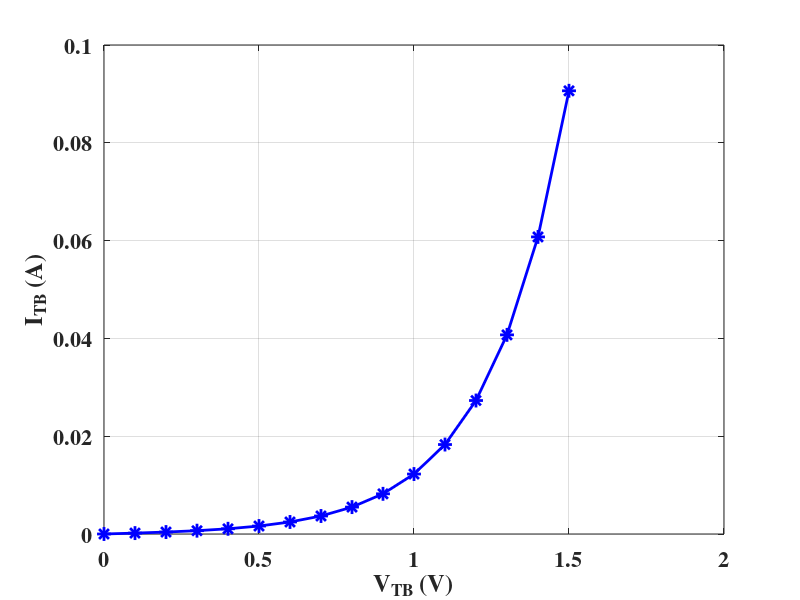

Write MATLAB code to recreate this figure.
clear all
close all
%% Device parameters
gap_max = 1.7e-9;
gap_min = 0.2e-9;
g0 = 0.25e-9;
V0 = 0.25;
I0 = 1000e-6;
%% I-V equation
Vtb = 0:0.1:1.5;
gap = gap_min;
Itb = I0 * exp(-gap/g0) * sinh(Vtb/V0);

%% plot the I-V characteristic
fig_handle1 = figure;
plot(Vtb, Itb, 'b-*', 'LineWidth', 2, 'MarkerSize', 10);
hold on
xlabel('V_{TB} (V)', 'FontSize', 18, 'FontWeight', 'bold', 'FontName', 'Times');
ylabel('I_{TB} (A)', 'FontSize', 18, 'FontWeight', 'bold', 'FontName', 'Times');
set(gca, 'Fontsize', 16, 'FontWeight', 'bold', 'FontName', 'Times');
grid on
